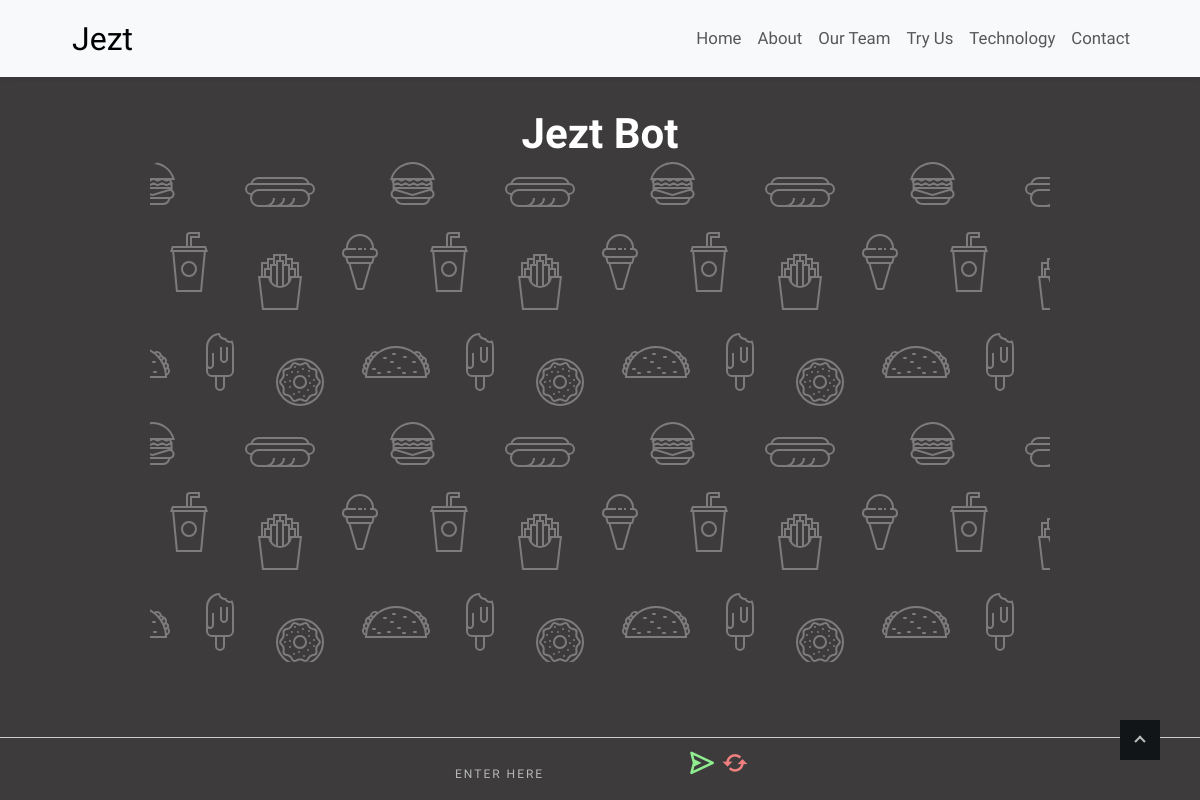
/chatbot/, run on an earlier commit of the app's database.
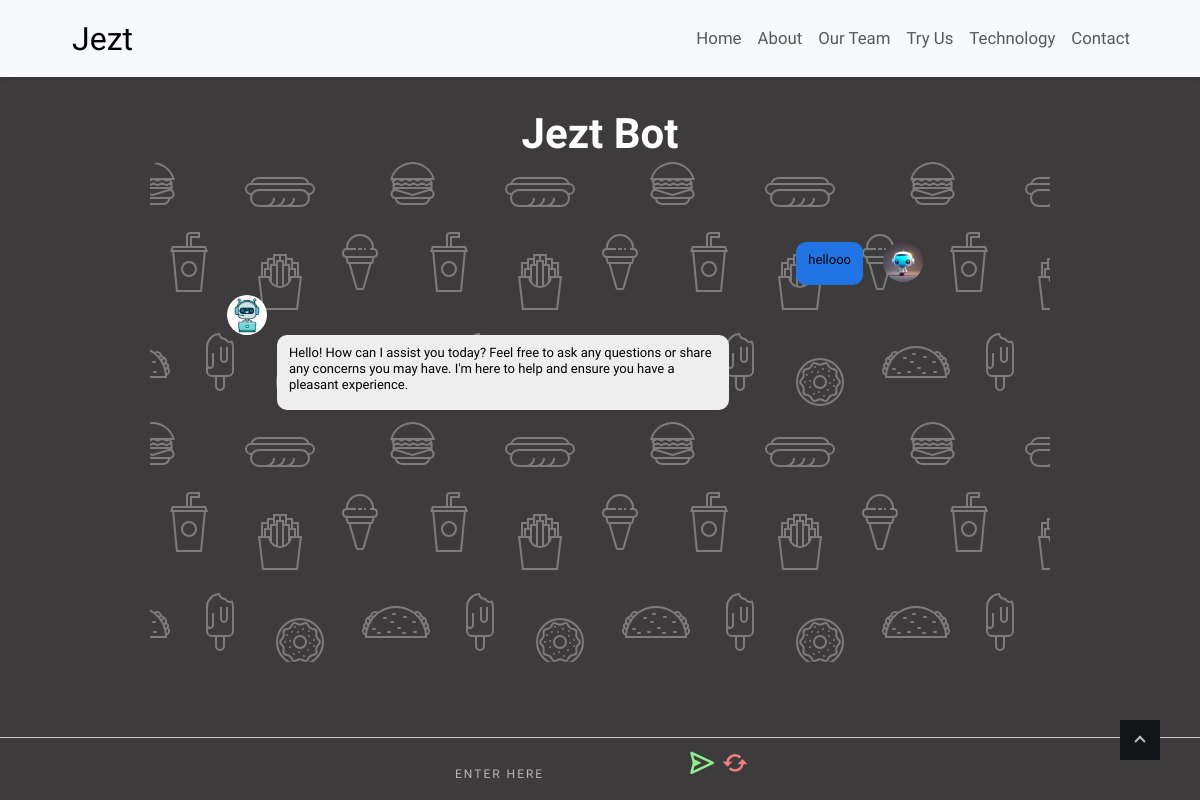
And on a later commit of the database.
### myapp/models.py (models this page shows, shortened)
class ChatMessage(models.Model):
    ROLES = (
        ('user', 'User'),
        ('bot', 'Bot'),
    )
    role = models.CharField(max_length=5, choices=ROLES)
    content = models.TextField()
    timestamp = models.DateTimeField(auto_now_add=True)

### myapp/views.py (the view, shortened to what this page needs)
# urls.py: path('chatbot/',views.Ai,name="chatbot"),
def Ai(request):
    messages = ChatMessage.objects.all()  # Retrieve existing chat messages
    return render(request, 'Ai_Teacher.html', {'messages': messages})

### myapp/templates/Ai_Teacher.html (shortened to what this page needs)
<!DOCTYPE html>
{%load static%}
<html lang="en">
<head>
    <link href='https://unpkg.com/boxicons@2.1.4/css/boxicons.min.css' rel='stylesheet'>
    <link href="https://cdn.jsdelivr.net/npm/bootstrap@5.3.2/dist/css/bootstrap.min.css" rel="stylesheet">
    <link href="{%static 'css/plugins.css' %}" rel="stylesheet" type="text/css">
    <link href="{%static 'css/style.css' %}" rel="stylesheet" type="text/css">
</head>
<body class="loader1">
    <a class="to-top-btn pointer-small" href="#up">
			  <span class="to-top-arrow"></span>
		</a>
    <nav class="navbar navbar-expand-lg bg-body-tertiary sticky-navbar">
        <div class="container-fluid">
          <a class="navbar-brand" href="#" style="font-size: xx-large;">Jezt</a>
          <div class="collapse navbar-collapse justify-content-end" id="navbarNavDropdown" style="margin-right: 40px; padding: 10px; font-size: larger;">
            <ul class="navbar-nav">
              <li class="nav-item">
                <a class="nav-link" href="{%url 'index' %}" id="social">Home</a>
              </li>
              <li class="nav-item">
                <a class="nav-link" href="{%url 'about-us' %}" id="social">About</a>
              </li>
              <li class="nav-item">
                <a class="nav-link" href="{% url 'team' %}" id="social">Our Team</a>
              </li>
              <li class="nav-item">
                <a class="nav-link" href="{%url 'chatbot' %}" id="social">Try Us</a>
              </li>
              <li class="nav-item">
                <a class="nav-link" href="{%url 'technology' %}" id="social">Technology</a>
              </li>
              <li class="nav-item">
                <a class="nav-link" href="{%url 'contact-us' %}" id="social">Contact</a>
              </li>
            </ul>
          </div>
        </div>
      </nav>
<h1>Jezt Bot</h1>
<section>
        <div class="container " id="messages-container">
            <div class="row">
                <div class="col-1"></div>
                <div class="col-10">
            {% for message in messages %}
            {% if message.role == 'bot' %}
            <img src="{%static 'images/robo.jpeg' %}" alt="Bot Avatar" class="m1" >
        {% endif %}
                <div class="message {{ message.role }}-message" >
                    <div class="message-content">
                        <h6 class="h6">{{ message.content }}</h6>
                    </div>
                    {% if message.role == 'user' %}
                    <img src="{%static 'images/robo1.jpeg' %}" alt="User Avatar" class="m2">
                {% endif %}
                </div>
            {% endfor %}
        </div>
        <div class="col-1"></div>
        </div>
        </div>
        <div class="input-bar" style="  background: rgb(61,59,59)">
            <form id="message-form" method="POST">
                <input type="text" name="user_input" placeholder="Enter Here" style=" color: #eee;">
                <button type="submit"  id="send-btn" ><i class='bx bx-send custom-icon1' ></i> </button>
                <a href="{% url 'clear_chat_history' %}" ><i class='bx bx-refresh custom-icon'></i></i> </a>
            </form>
        </div>
    </section>
</body>
</html>

What changed in the data, as far as the page shows it:
added ChatMessage: content "hellooo"
added ChatMessage: content "Hello! How can I assist you today? Feel free to ask any questions or share any concerns you may have. I'm here to help and ensure you have a pleasant experience."
